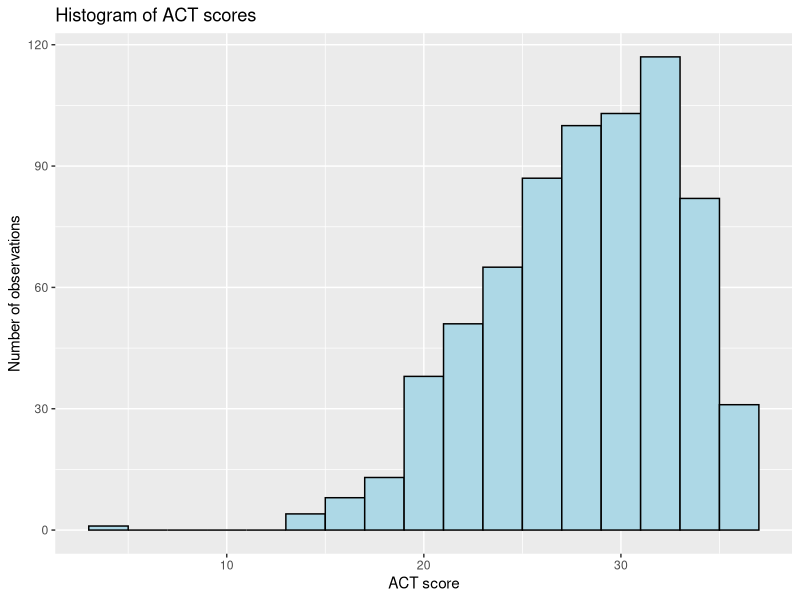
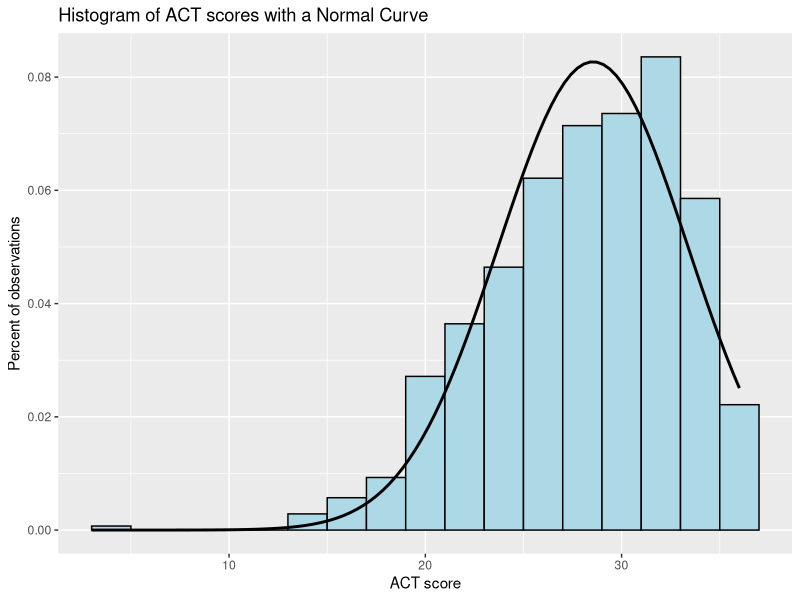
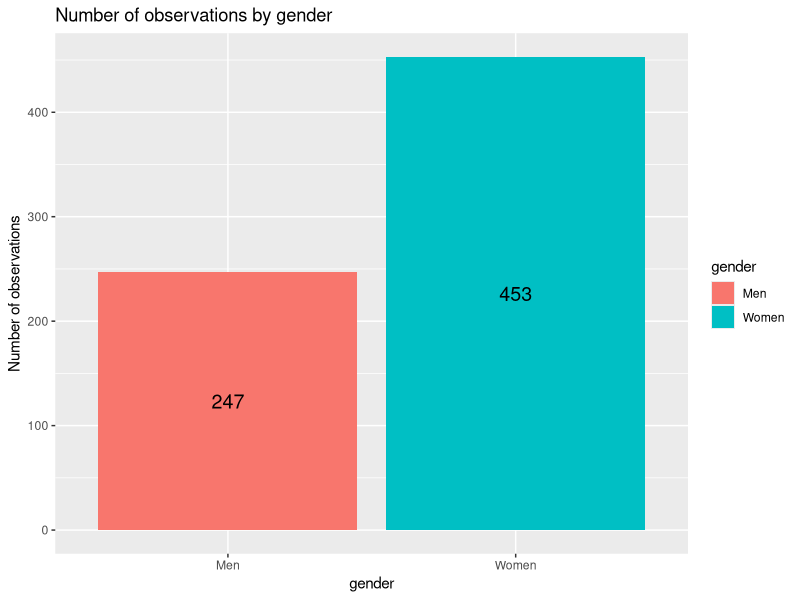
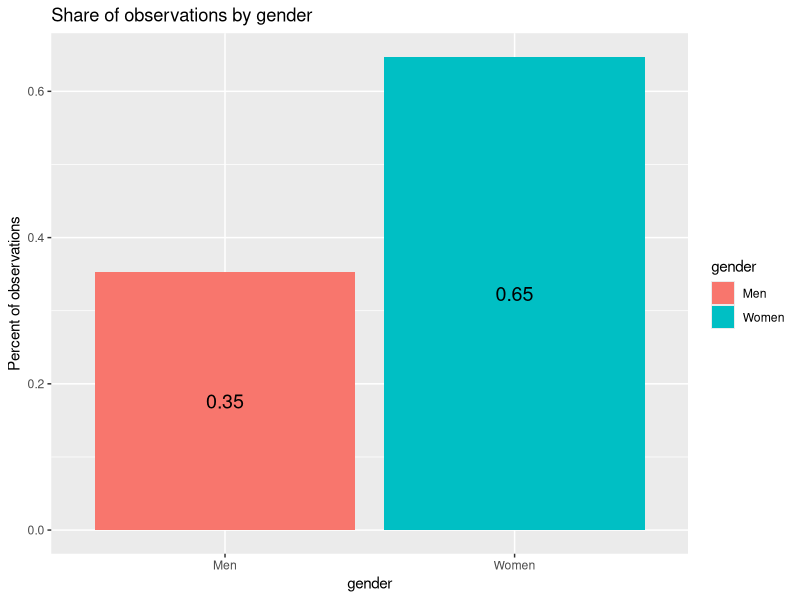
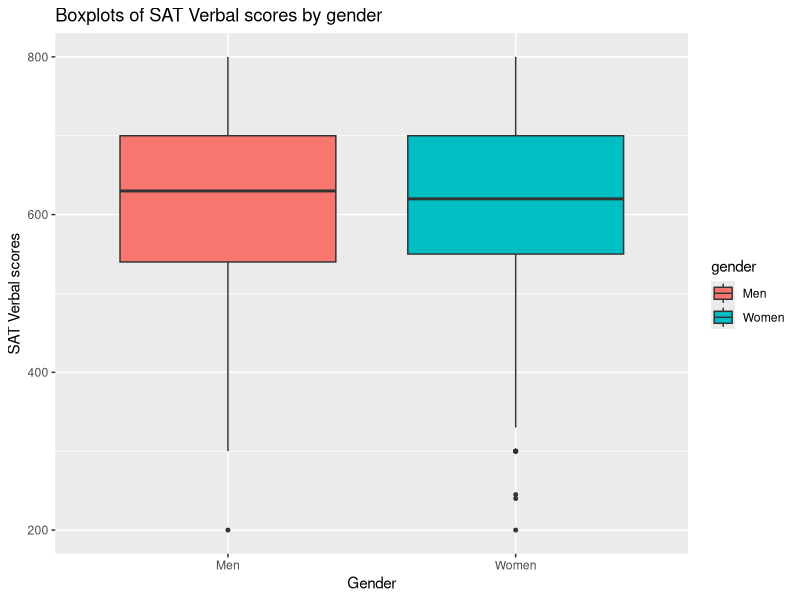
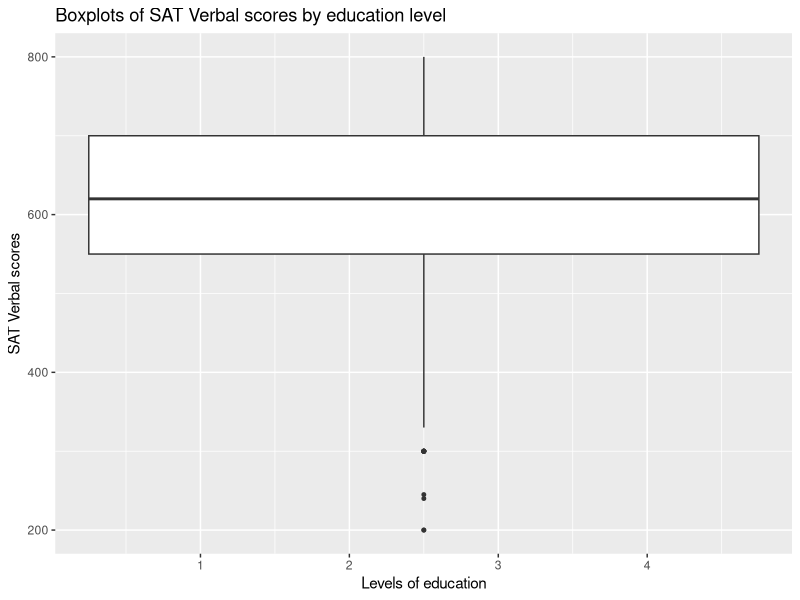

These charts were generated, in order, by the following R code: (Note: this script raises an error after producing the figures.)
## ---- chunk 1
#install.packages("psych") # a statistical analysis package
#install.packages("rstatix") # a statistical analysis package
#install.packages("dplyr") # a data manipulation package
#install.packages("ggplot2") # a data visualization package
#install.packages("GGally") # a data visualization package (extension of ggplot2)
## ---- chunk 2
library(psych)
library(rstatix)
library(dplyr)
library(ggplot2)
library(GGally)
## ---- chunk 3
scores <- sat.act
## ---- chunk 4
# scores <-read.csv("sat.act.csv") # does not work in this case as you don't have a .csv file
## ---- chunk 5
# ?sat.act
## ---- chunk 6
head(scores) 
## ---- chunk 7
#view(scores)
## ---- chunk 8
nrow(scores) #To check the number of rows
ncol(scores) #To check the number of columns
## ---- chunk 9
str(scores)
## ---- chunk 10
typeof(scores$gender)
## ---- chunk 11
scores$gender <- as.factor(scores$gender)
## ---- chunk 12
is.factor(scores$gender)
## ---- chunk 13

## ---- chunk 14

## ---- chunk 15

## ---- chunk 16
# Step 1: Change the data format to charachter
scores$gender <- as.character(scores$gender)

# Step 2: Replace "1" with "men" and "2" with "women"
scores$gender[scores$gender=="1"] <- "Men"
scores$gender[scores$gender=="2"] <- "Women"

# Step 3: Change the data format back to factor
scores$gender <- as.factor(scores$gender)

# Step 4: Check levels for `gender`
levels(scores$gender)
## ---- chunk 17
table(scores$gender)
## ---- chunk 18
table(scores$gender, scores$education)
## ---- chunk 19
get_summary_stats(scores)
## ---- chunk 20
scores %>% 
  group_by(gender) %>%
  get_summary_stats(ACT)
## ---- chunk 21
scores %>%
  ggplot(aes(x=ACT)) + 
    geom_histogram(binwidth=2,color="black", fill="lightblue") +
    labs(title="Histogram of ACT scores ", x="ACT score", y="Number of observations")
## ---- chunk 22
scores %>%
  ggplot(aes(x=ACT)) + 
    geom_histogram(aes(y = stat(density)), binwidth=2, color="black", fill="lightblue") +
    stat_function(fun = dnorm, args = list(mean = mean(scores$ACT), sd = sd(scores$ACT)),size=1)+
    labs(title="Histogram of ACT scores with a Normal Curve", x="ACT score", y="Percent of observations")
## ---- chunk 23
t.test(scores$ACT, mu = 27)
## ---- chunk 24
scores %>% 
  ggplot(aes(fill=gender, x=gender)) + 
    geom_bar(aes(y=..count..))+
    geom_text(aes(label = ..count..,y= ..count..), stat="count", position = position_stack(vjust = 0.5), size=5) +
    labs(title="Number of observations by gender",y="Number of observations")
## ---- chunk 25
scores %>% 
  ggplot(aes(fill=gender, x=gender)) + 
    geom_bar(aes(y=..count../700))+
    geom_text(aes(label = round(..count../700,2),y= ..count../700), stat="count", position = position_stack(vjust = 0.5), size=5) +
    labs(title="Share of observations by gender",y="Percent of observations")
## ---- chunk 26
chisq.test(table(scores$gender), p = c(0.5,0.5))
## ---- chunk 27
scores %>%
ggplot(aes(x=gender, y=SATV, fill=gender))+
    geom_boxplot(outlier.size=1)+
    labs(title="Boxplots of SAT Verbal scores by gender",x="Gender", y="SAT Verbal scores")
## ---- chunk 28
t.test(scores$SATV ~ scores$gender, var.eq = TRUE)
## ---- chunk 29
scores %>%
ggplot(aes(x=education, y=SATV, fill=education))+
    geom_boxplot(outlier.size=1)+
    labs(title="Boxplots of SAT Verbal scores by education level",x="Levels of education", y="SAT Verbal scores")
## ---- chunk 30
ANOVA_SATV_ed <- aov(scores$SATV ~ scores$education)

summary(ANOVA_SATV_ed)
## ---- chunk 31
Tukey_ANOVA_SATV_ed <- TukeyHSD(aov(scores$SATV ~ scores$education), conf.level=.95) 
Tukey_ANOVA_SATV_ed
## ---- chunk 32
scores %>%
ggplot(aes(x=education, y=SATV, fill=gender))+
    geom_boxplot(outlier.size=1)+
    labs(title="Boxplots of SAT Verbal scores by education level and gender",x="Level of education", y="SAT Verbal score")
## ---- chunk 33
ANOVA_SATV_ed_g <- aov(scores$SATV ~ scores$education+scores$gender)

summary(ANOVA_SATV_ed_g)
## ---- chunk 34
scores %>% 
  ggplot(aes(fill=gender, x=education,y= ..count..)) + 
    geom_bar()+
    geom_text(aes(label = ..count..,y= ..count..), stat="count", position = position_stack(vjust = 0.5), size=5) +
    labs(title="Number of observations by gender and education",y="Number of observations",x="Education levels")+
    coord_flip()
## ---- chunk 35
chisq.test(table(scores$gender, scores$education))
## ---- chunk 36
ggplot(scores, aes(x=SATQ, y=SATV)) + 
  geom_point()+
  geom_smooth(method=lm)+
  labs(title="Scatteplot of SAT Verbal and SAT Quantitative scores",x="SAT Quantitative score", y="SAT Verbal score")
## ---- chunk 37
SATV_SATQ <- lm(scores$SATV ~ scores$SATQ)
summary(SATV_SATQ)
## ---- chunk 38
scores %>%
  select(SATV,SATQ,ACT) %>% 
  ggpairs(ggplot2::aes()) 
## ---- chunk 39
summary(lm(scores$SATV ~ scores$SATQ +  scores$ACT))
## ---- chunk 40
summary(lm(scores$SATV ~ scores$SATQ + scores$ACT + scores$age + scores$education + scores$gender))
## ---- chunk 41
summary(glm(scores$gender ~ scores$SATQ, family = binomial))
## ---- chunk 42
summary(glm(scores$gender ~ scores$SATQ + scores$SATV, family = binomial))
